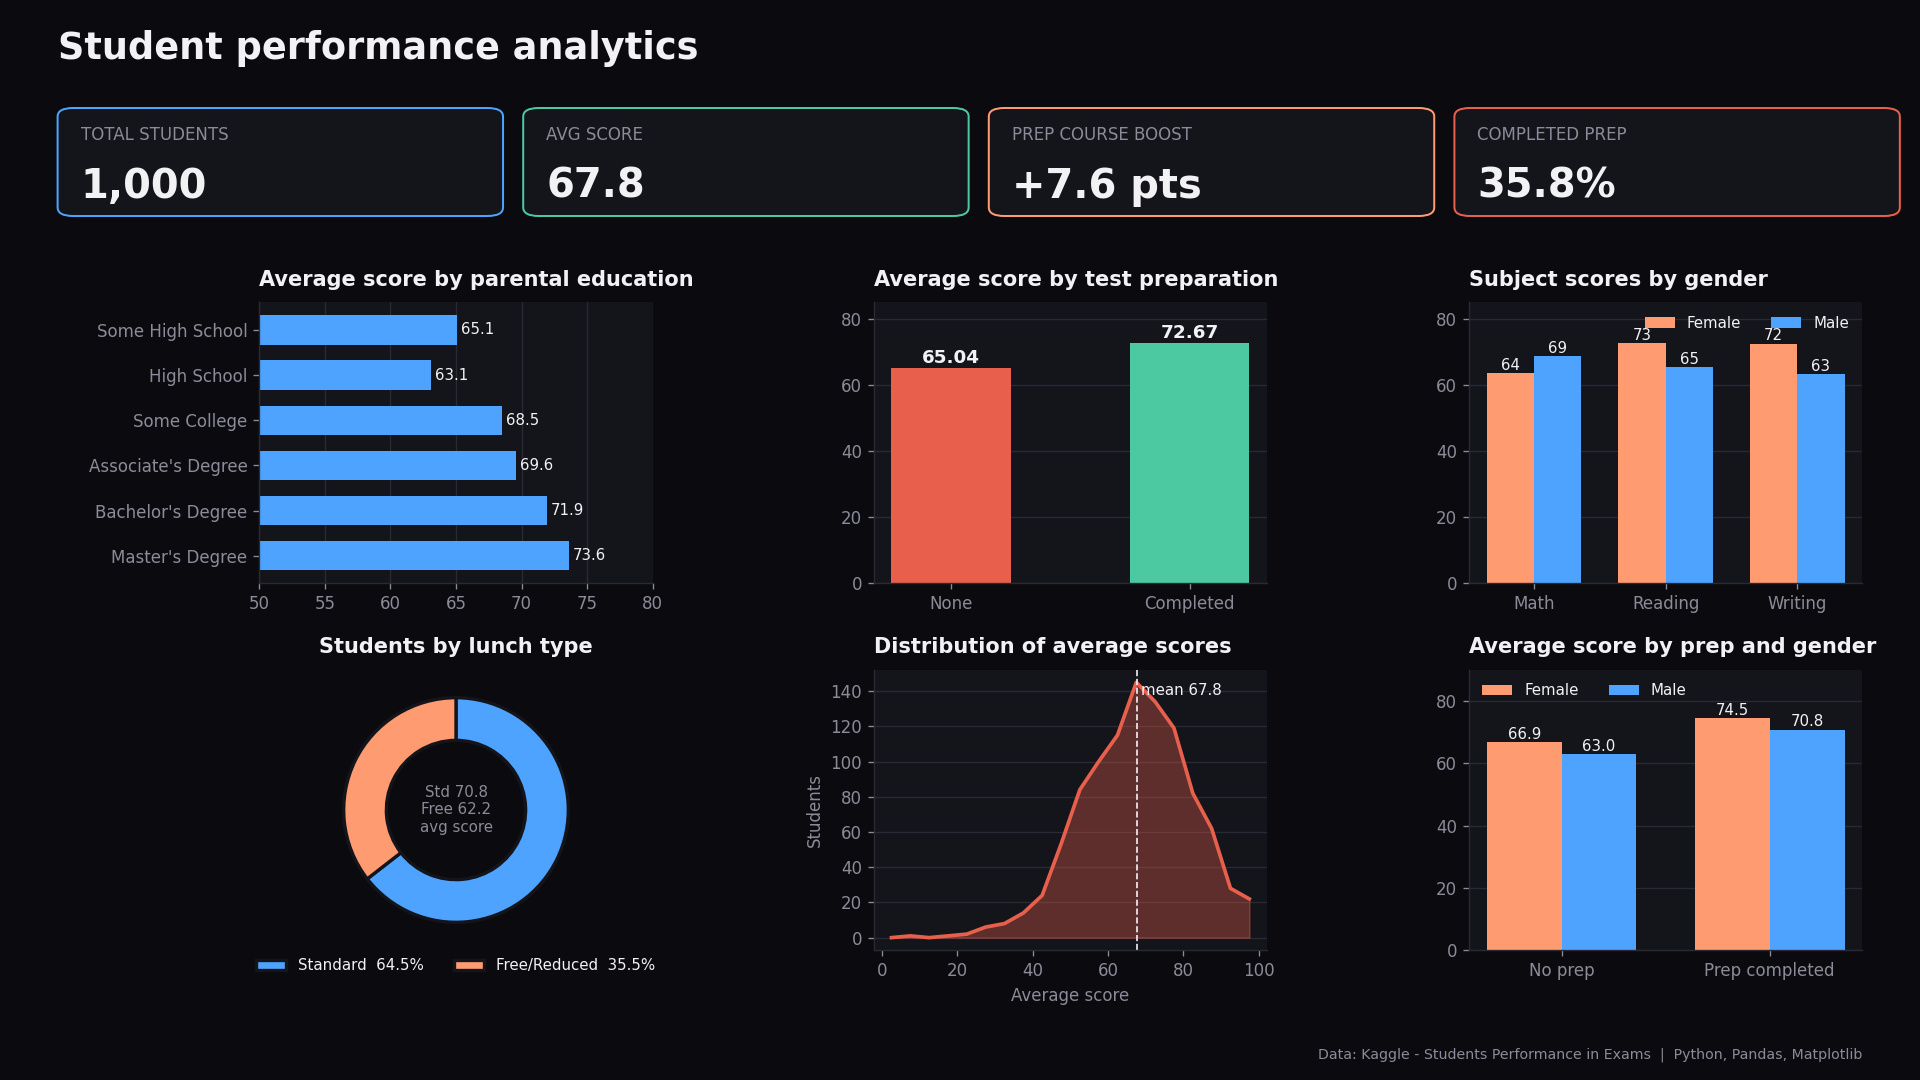

This chart was generated by the following Python code:
"""
Student Performance Dashboard
Reads StudentsPerformance.csv and saves a dark, LinkedIn-style dashboard image.

Run:   python dashboard.py
Needs: pip install pandas matplotlib
Output: dashboard.png  (post this on LinkedIn / add to your README)
"""
import string
from pathlib import Path
import pandas as pd
import matplotlib.pyplot as plt
from matplotlib.patches import FancyBboxPatch

# Always look for files next to this script, whatever folder you run it from
HERE = Path(__file__).resolve().parent

# ---------- 1. Load and prepare data ----------
df = pd.read_csv(HERE / "StudentsPerformance.csv")
df.columns = [c.strip().lower().replace(" ", "_").replace("/", "_") for c in df.columns]
df = df.drop_duplicates()
df["average_score"] = df[["math_score", "reading_score", "writing_score"]].mean(axis=1).round(2)

# ---------- 2. Theme ----------
BG, CARD, TEXT, MUTED = "#0b0b0f", "#14141b", "#f2f2f5", "#8b8b99"
BLUE, ORANGE, RED, GREEN = "#4da3ff", "#ff9b71", "#e8604c", "#4cc9a0"
plt.rcParams.update({
    "figure.facecolor": BG, "axes.facecolor": CARD, "axes.edgecolor": "#2a2a35",
    "axes.labelcolor": MUTED, "xtick.color": MUTED, "ytick.color": MUTED,
    "text.color": TEXT, "font.family": "DejaVu Sans", "axes.spines.top": False,
    "axes.spines.right": False,
})

fig = plt.figure(figsize=(16, 9), dpi=120)
fig.text(0.03, 0.955, "Student performance analytics", fontsize=22, fontweight="bold", va="center")

# ---------- 3. KPI tiles ----------
prep = df.groupby("test_preparation_course")["average_score"].mean()
kpis = [
    ("TOTAL STUDENTS", f"{len(df):,}", BLUE),
    ("AVG SCORE", f"{df['average_score'].mean():.1f}", GREEN),
    ("PREP COURSE BOOST", f"+{prep['completed'] - prep['none']:.1f} pts", ORANGE),
    ("COMPLETED PREP", f"{(df['test_preparation_course'] == 'completed').mean() * 100:.1f}%", RED),
]
for i, (label, value, color) in enumerate(kpis):
    x = 0.03 + i * 0.2425
    fig.add_artist(FancyBboxPatch((x, 0.80), 0.232, 0.10, boxstyle="round,pad=0,rounding_size=0.008",
                                  transform=fig.transFigure, facecolor=CARD, edgecolor=color, linewidth=1.2))
    fig.text(x + 0.012, 0.875, label, fontsize=10, color=MUTED, va="center")
    fig.text(x + 0.012, 0.827, value, fontsize=24, fontweight="bold", color=TEXT, va="center")


def panel(pos, title):
    ax = fig.add_axes(pos)
    ax.set_title(title, loc="left", fontsize=12.5, fontweight="bold", color=TEXT, pad=10)
    ax.grid(axis="y", color="#2a2a35", linewidth=0.8)
    ax.set_axisbelow(True)
    return ax


# grid: 3 columns x 2 rows
cols = [0.135, 0.455, 0.765]
w, h = 0.205, 0.26
rows = [0.46, 0.12]

# ---------- 4. Chart 1: avg score by parental education ----------
ax = panel((cols[0], rows[0], w, h), "Average score by parental education")
order = ["some high school", "high school", "some college", "associate's degree", "bachelor's degree", "master's degree"]
edu = df.groupby("parental_level_of_education")["average_score"].mean().reindex(order)
bars = ax.barh([string.capwords(o) for o in order], edu.values, color=BLUE, height=0.65)
ax.invert_yaxis()
ax.set_xlim(50, 80)
ax.grid(axis="x", color="#2a2a35"); ax.grid(axis="y", visible=False)
for b, v in zip(bars, edu.values):
    ax.text(v + 0.3, b.get_y() + b.get_height() / 2, f"{v:.1f}", va="center", fontsize=9)

# ---------- 5. Chart 2: test prep course ----------
ax = panel((cols[1], rows[0], w, h), "Average score by test preparation")
vals = [prep["none"], prep["completed"]]
bars = ax.bar(["None", "Completed"], vals, color=[RED, GREEN], width=0.5)
ax.set_ylim(0, 85)
for b, v in zip(bars, vals):
    ax.text(b.get_x() + b.get_width() / 2, v + 1.5, f"{v:.2f}", ha="center", fontsize=11, fontweight="bold")

# ---------- 6. Chart 3: gender split of subject scores ----------
ax = panel((cols[2], rows[0], w, h), "Subject scores by gender")
g = df.groupby("gender")[["math_score", "reading_score", "writing_score"]].mean()
x = range(3); bw = 0.36
for k, (gender, color) in enumerate([("female", ORANGE), ("male", BLUE)]):
    xs = [i + (k - 0.5) * bw for i in x]
    bars = ax.bar(xs, g.loc[gender].values, width=bw, color=color, label=gender.title())
    for b, v in zip(bars, g.loc[gender].values):
        ax.text(b.get_x() + b.get_width() / 2, v + 1, f"{v:.0f}", ha="center", fontsize=9)
ax.set_xticks(list(x)); ax.set_xticklabels(["Math", "Reading", "Writing"])
ax.set_ylim(0, 85)
ax.legend(frameon=False, labelcolor=TEXT, loc="upper right", ncol=2, fontsize=9)

# ---------- 7. Chart 4: lunch type donut ----------
ax = fig.add_axes((cols[0] + 0.01, rows[1], w - 0.02, h))
ax.set_title("Students by lunch type", loc="center", fontsize=12.5, fontweight="bold", pad=10)
lunch = df["lunch"].value_counts()
ax.pie(lunch.values, colors=[BLUE, ORANGE], startangle=90, counterclock=False,
       wedgeprops=dict(width=0.38, edgecolor=CARD, linewidth=2),
       )
ax.legend([f"{k.title()}  {lunch[k] / lunch.sum() * 100:.1f}%" for k in lunch.index], frameon=False, labelcolor=TEXT,
          loc="upper center", bbox_to_anchor=(0.5, 0.02), ncol=2, fontsize=9)
avg_l = df.groupby("lunch")["average_score"].mean()
ax.text(0, 0, f"Std {avg_l['standard']:.1f}\nFree {avg_l['free/reduced']:.1f}\navg score",
        ha="center", va="center", fontsize=9, color=MUTED)

# ---------- 8. Chart 5: score distribution ----------
ax = panel((cols[1], rows[1], w, h), "Distribution of average scores")
counts, edges = pd.cut(df["average_score"], bins=range(0, 101, 5)).value_counts(sort=False), range(0, 101, 5)
mids = [e + 2.5 for e in list(edges)[:-1]]
ax.fill_between(mids, counts.values, color=RED, alpha=0.35)
ax.plot(mids, counts.values, color=RED, linewidth=2.2)
ax.axvline(df["average_score"].mean(), color=TEXT, linestyle="--", linewidth=1)
ax.text(df["average_score"].mean() + 1, counts.max() * 0.95, f"mean {df['average_score'].mean():.1f}", fontsize=9)
ax.set_xlabel("Average score"); ax.set_ylabel("Students")

# ---------- 9. Chart 6: prep x gender ----------
ax = panel((cols[2], rows[1], w, h), "Average score by prep and gender")
pg = df.groupby(["test_preparation_course", "gender"])["average_score"].mean().unstack()
x = range(2)
for k, (gender, color) in enumerate([("female", ORANGE), ("male", BLUE)]):
    xs = [i + (k - 0.5) * bw for i in x]
    bars = ax.bar(xs, pg.loc[["none", "completed"], gender].values, width=bw, color=color, label=gender.title())
    for b, v in zip(bars, pg.loc[["none", "completed"], gender].values):
        ax.text(b.get_x() + b.get_width() / 2, v + 1, f"{v:.1f}", ha="center", fontsize=9)
ax.set_xticks(list(x)); ax.set_xticklabels(["No prep", "Prep completed"])
ax.set_ylim(0, 90)
ax.legend(frameon=False, labelcolor=TEXT, loc="upper left", ncol=2, fontsize=9)

fig.text(0.97, 0.02, "Data: Kaggle - Students Performance in Exams  |  Python, Pandas, Matplotlib",
         ha="right", fontsize=8.5, color=MUTED)

fig.savefig(HERE / "dashboard.png", facecolor=BG)
print("Saved", HERE / "dashboard.png")
